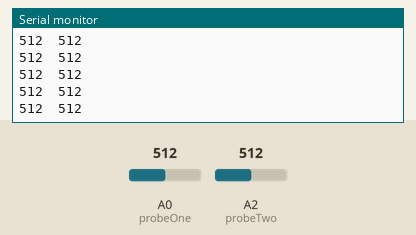
Simulated run of this sketch. Board: Arduino Uno, built with avr-gcc and run on an emulated ATmega328P. Parts: the last lines printed to the serial monitor. The test bench sets the inputs (shaded band); at power-on: A0 (probeOne) = 512, A2 (probeTwo) = 512.

Above: at 1.2 s.
1.3 s: A0 (probeOne) set to 11
At 2.4 s:
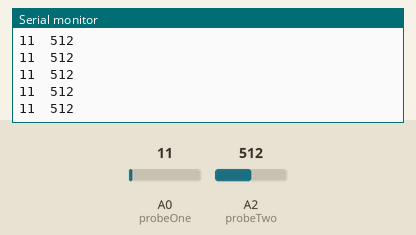
2.8 s: A0 (probeOne) set to 8
At 3.5 s:
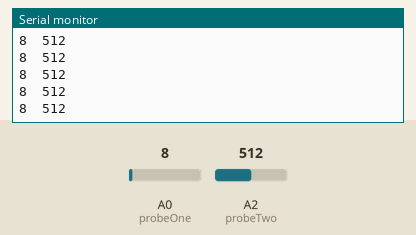
4.3 s: A2 (probeTwo) set to 985
At 5.4 s:
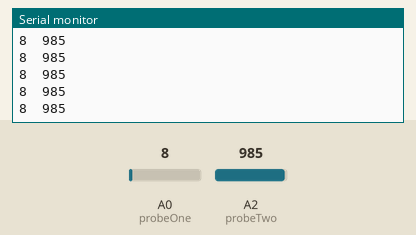
5.8 s: A2 (probeTwo) set to 1008
At 6.9 s:
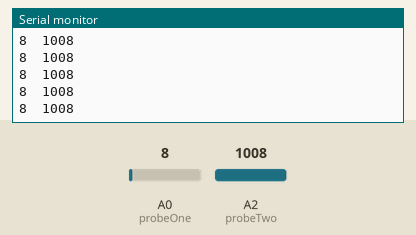
Timing chart, 0 to 8.3 s (numbered marks = the images above; inputs shaded):
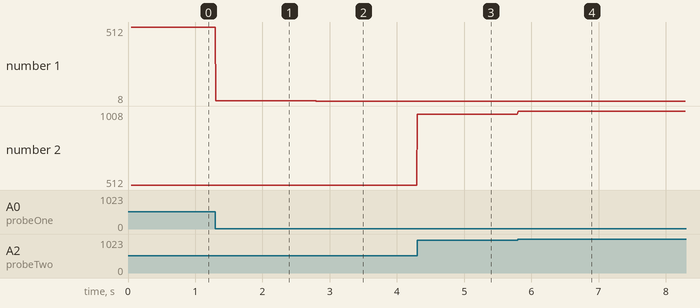

The sketch:

VoltageDivider_multiple_inputs.ino
```cpp
/*
 * Heddoko stuff
 *
 */

// Analog pin for voltage divider
int probeOne = A0;
int probeTwo = A2;
int mstart, msec;

void setup()
{
  // Setup serial
  Serial.begin(9600);

  // Setup timer
  mstart = millis();

  Serial.println("xxxxxxxxxxxxxxxxxx Start xxxxxxxxxxxxxxxxxx");
}

void loop()
{
  int readingOne = analogRead(probeOne);
  int readingTwo = analogRead(probeTwo);

  // Probe one
  Serial.print(readingOne);
  Serial.print("\t");
  Serial.print(readingTwo);

  // Graph
  /*int graph = map(readingOne, 810, 920, 0, 125);
  while (graph > 0)  {
    Serial.print("=");
    graph--;
  }*/

  // Probe two
  /*Serial.print("\n");
  Serial.print(readingTwo);
  Serial.print("\t");*/

  // Graph
  /*graph = map(readingTwo, 810, 920, 0, 125);
  while (graph > 0)  {
    Serial.print("+");
    graph--;
  }*/

  // Timer
  //Serial.print("\t");
  //msec = (int)((millis() - mstart) / 1000);
  //Serial.print(msec);
  Serial.print("\n");

  // Delay (important to not burn chips)
  delay(10);
}
```

Measured:
- after the input at 1.3 s, the serial monitor: prints a new line at once (image 1)
- after the input at 2.8 s, the serial monitor: prints a new line at once (image 2)
- after the input at 4.3 s, the serial monitor: prints a new line at once (image 3)
- after the input at 5.8 s, the serial monitor: prints a new line at once (image 4)
- plotted number 1: 512 → 11 after the input at 1.3 s, 11 → 8 after the input at 2.8 s
- plotted number 2: 512 → 985 after the input at 4.3 s, 985 → 1008 after the input at 5.8 s
